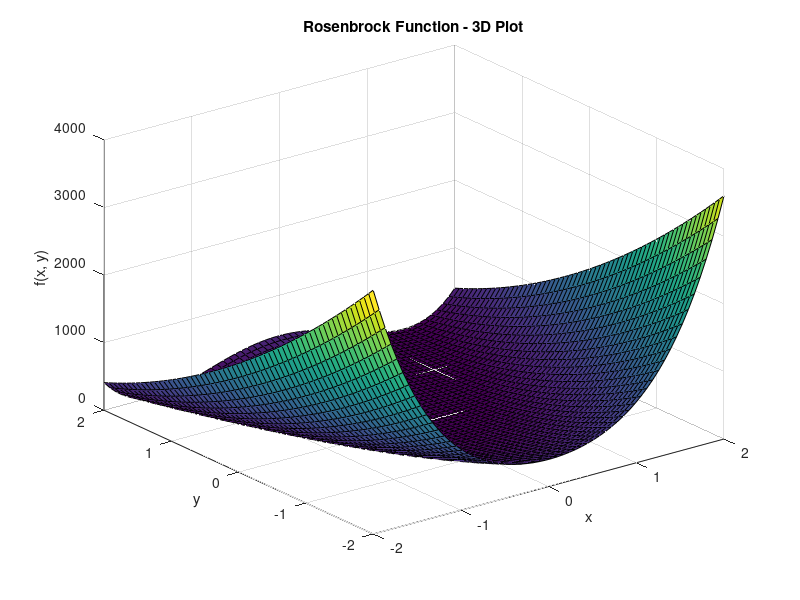
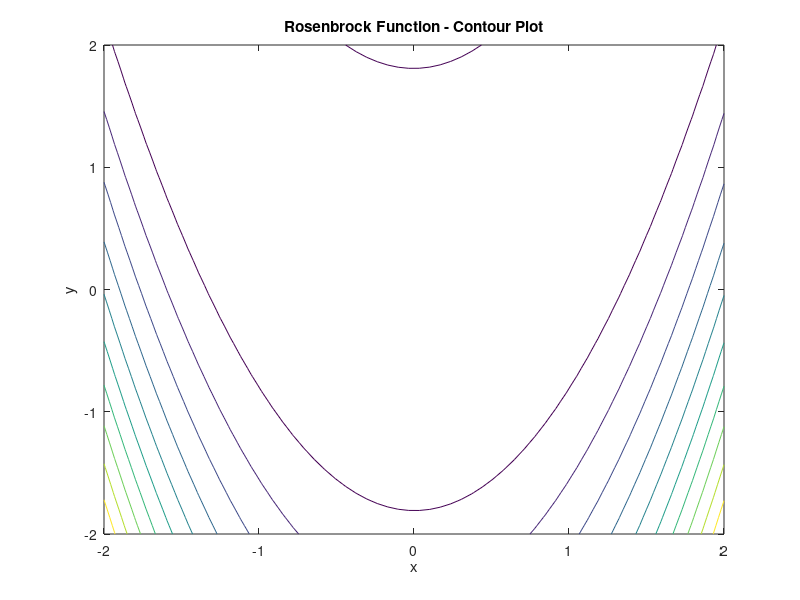

These figures' MATLAB source, in order:
% 3D Plot
figure;
ezsurf(@(u1,u2) (1-u1).^2 + 100*(u2-u1.^2).^2, [-2 2 -2 2]);
xlabel('x');
ylabel('y');
zlabel('f(x, y)');
title('Rosenbrock Function - 3D Plot');

% 2D Contour Plot
figure;
ezcontour(@(u1,u2) (1-u1).^2 + 100*(u2-u1.^2).^2, [-2 2 -2 2]);
xlabel('x');
ylabel('y');
title('Rosenbrock Function - Contour Plot');
